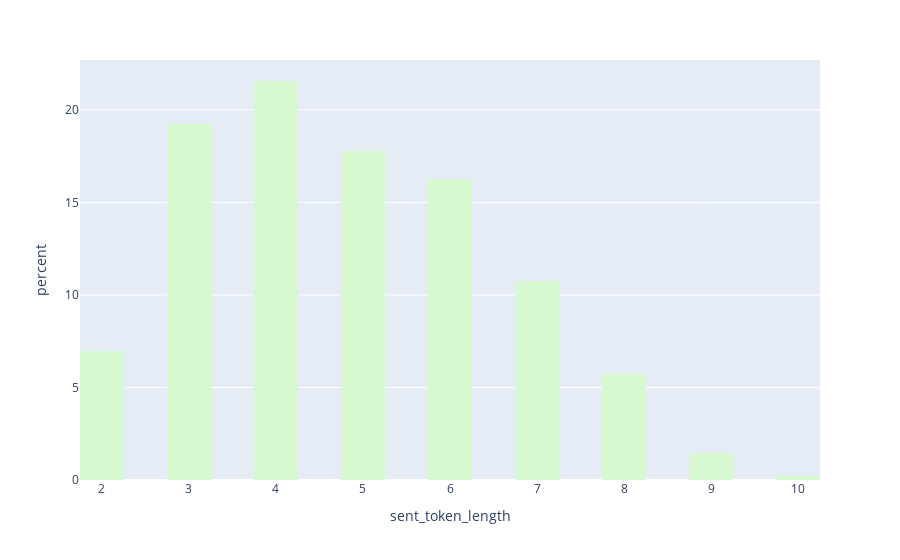

The cell this chart's notebook holds for it:
### Code cell
fig = px.histogram(df, x="sent_token_length", nbins=20, color_discrete_sequence=px.colors.cmocean.algae, barmode='group', histnorm="percent")
fig.show()

### Figure 1 — Plotly figure (JSON) as saved in the notebook; plotly's stock layout.template omitted (floating-point values rounded to 4 significant figures; data arrays with more than 128 entries replaced by an {"elided": "..."} marker saying what was removed)
{"data": [{"alignmentgroup": "True", "bingroup": "x", "histnorm": "percent", "hovertemplate": "sent_token_length=%{x}<br>percent=%{y}<extra></extra>", "legendgroup": "", "marker": {"color": "rgb(214, 249, 207)", "pattern": {"shape": ""}}, "name": "", "nbinsx": 20, "offsetgroup": "", "orientation": "v", "showlegend": false, "type": "histogram", "x": {"elided": "473 int values"}, "xaxis": "x", "yaxis": "y"}], "layout": {"barmode": "group", "legend": {"tracegroupgap": 0}, "margin": {"t": 60}, "xaxis": {"anchor": "y", "domain": [0, 1], "title": {"text": "sent_token_length"}}, "yaxis": {"anchor": "x", "domain": [0, 1], "title": {"text": "percent"}}}}
